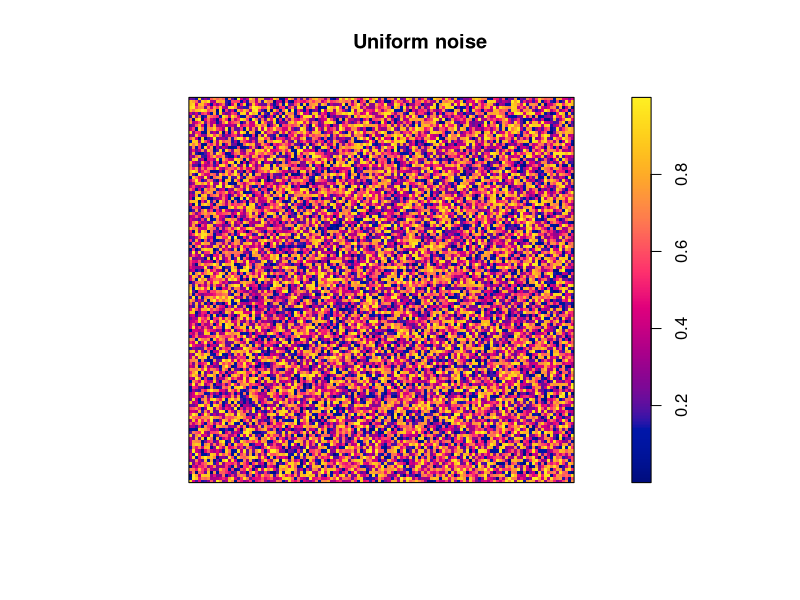
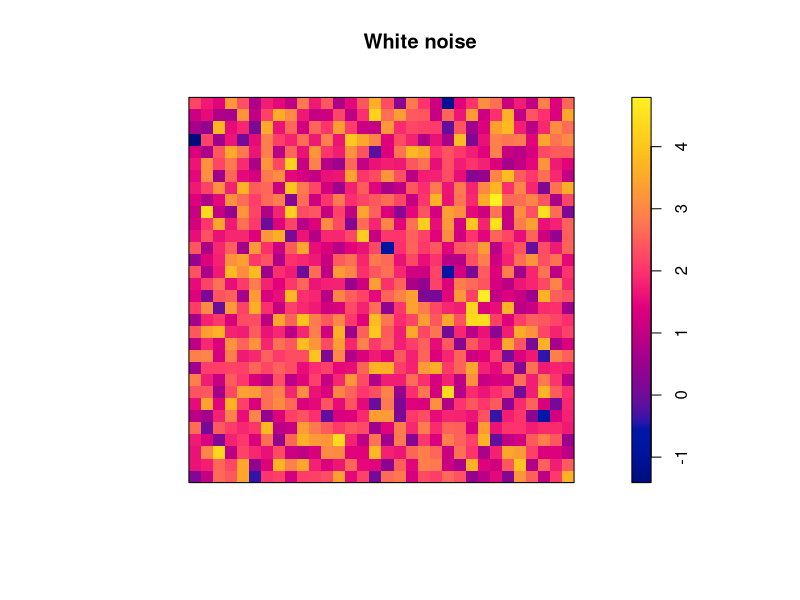

Source code (R) for these figures, in order:
library(spatstat)


### Name: rnoise
### Title: Random Pixel Noise
### Aliases: rnoise
### Keywords: spatial datagen

### ** Examples

  plot(rnoise(), main="Uniform noise")
  plot(rnoise(rnorm, dimyx=32, mean=2, sd=1),
       main="White noise")
